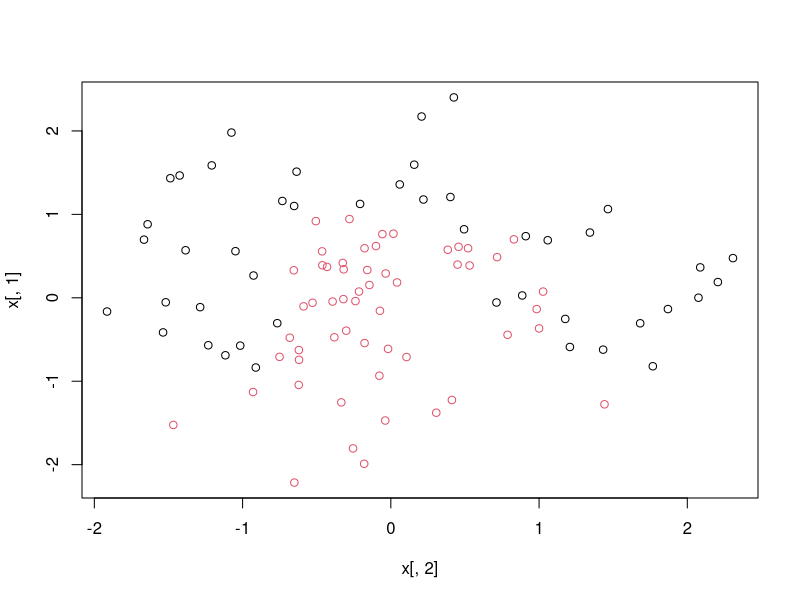
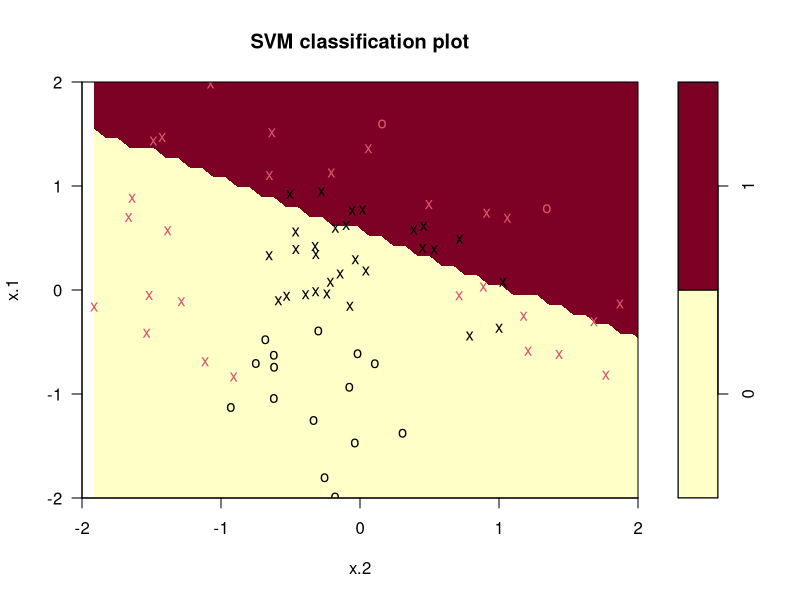
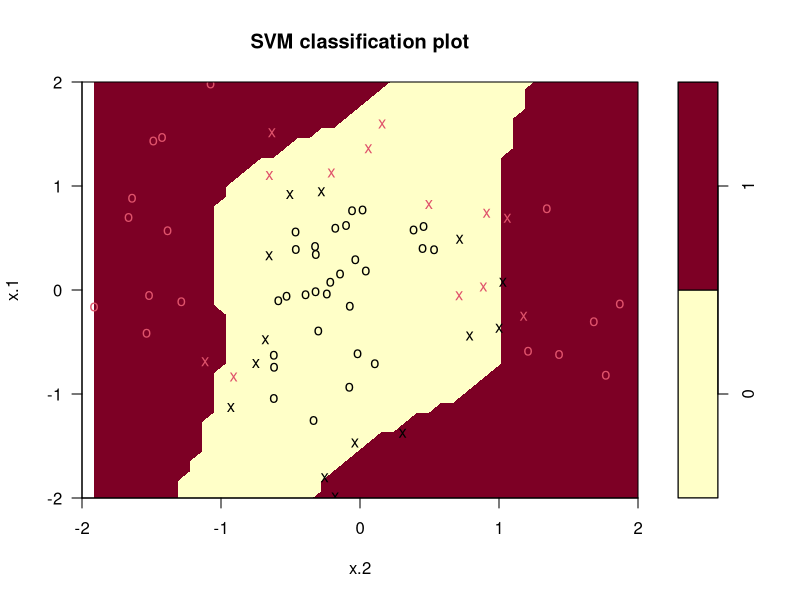
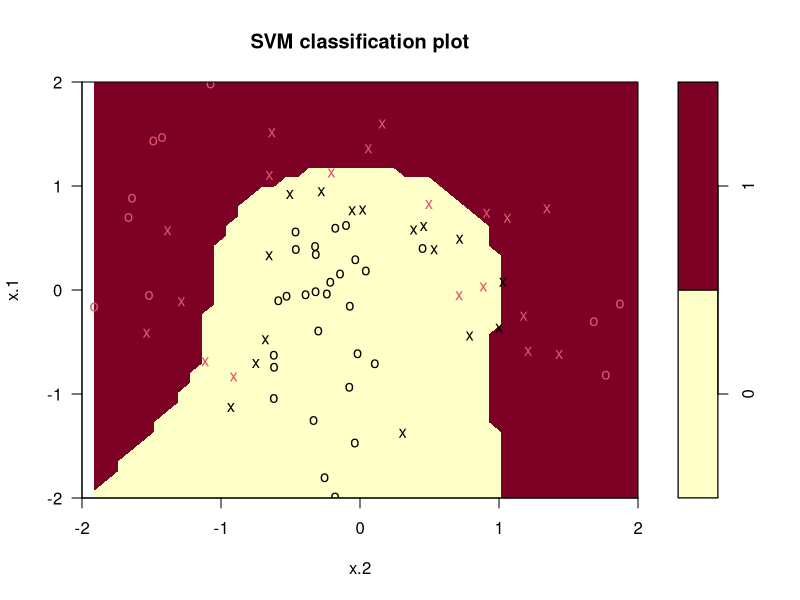

The R script that drew these images, in order:
## ---- chunk 1
library(e1071)

## ---- chunk 2
set.seed(1)
x = matrix(rnorm(100*2), ncol=2)
err = rnorm(100,mean=0, 0.5)
y = x[,1]**3+x[,2]**2 + err > 1

dat = data.frame(x=x, y=as.factor(as.integer(y)))
dat.train = dat[1:80,]
dat.test = dat[81:100,]
plot(x[,2], x[,1], col=(2-y))

## ---- chunk 3
svmfit = svm(y~., data=dat.train, kernel='linear', cost=10)
plot(svmfit, dat.train, xlim=c(-2,2), ylim=c(-2,2))
svmfit$index

train.pred = predict(svmfit)
table(train.pred, dat.train$y)
test.pred = predict(svmfit, newdata=dat.test)
table(test.pred, dat.test$y)

sum(train.pred==dat.train$y) / length(dat.train$y)
sum(test.pred==dat.test$y) / length(dat.test$y)

## ---- chunk 4
tune.out = tune(svm, y~., data=dat.train, kernel='polynomial'
              , ranges = list(
                  degree=c(2, 3, 4, 5)
                  , cost=c(0.1, 1, 10, 100, 1000)))
summary(tune.out)

plot(tune.out$best.model, dat.train, xlim=c(-2,2), ylim=c(-2,2))

#svmfit$index
#
#train.pred = predict(svmfit)
#table(train.pred, dat.train$y)
test.pred = predict(tune.out$best.model, newdata=dat.test)
table(test.pred, dat.test$y)
#
#sum(train.pred==dat.train$y) / length(dat.train$y)
sum(test.pred==dat.test$y) / length(dat.test$y)
## ---- chunk 5
tune.out = tune(svm, y~., data=dat.train, kernel='radial'
              , ranges = list(
                  gamma=seq(0.5, 4, by=0.5)
                  , cost=c(0.1, 1, 10, 100, 1000)))
summary(tune.out)
plot(tune.out$best.model, dat.train, xlim=c(-2,2), ylim=c(-2,2))

#svmfit$index
#
#train.pred = predict(svmfit)
#table(train.pred, dat.train$y)
test.pred = predict(tune.out$best.model, newdata=dat.test)
table(test.pred, dat.test$y)
#
#sum(train.pred==dat.train$y) / length(dat.train$y)
sum(test.pred==dat.test$y) / length(dat.test$y)
## ---- chunk 6
x1 <- runif (500) - 0.5
x2 <- runif (500) - 0.5
y <- 1 * (x1 ^2 - x2 ^2 > 0)

